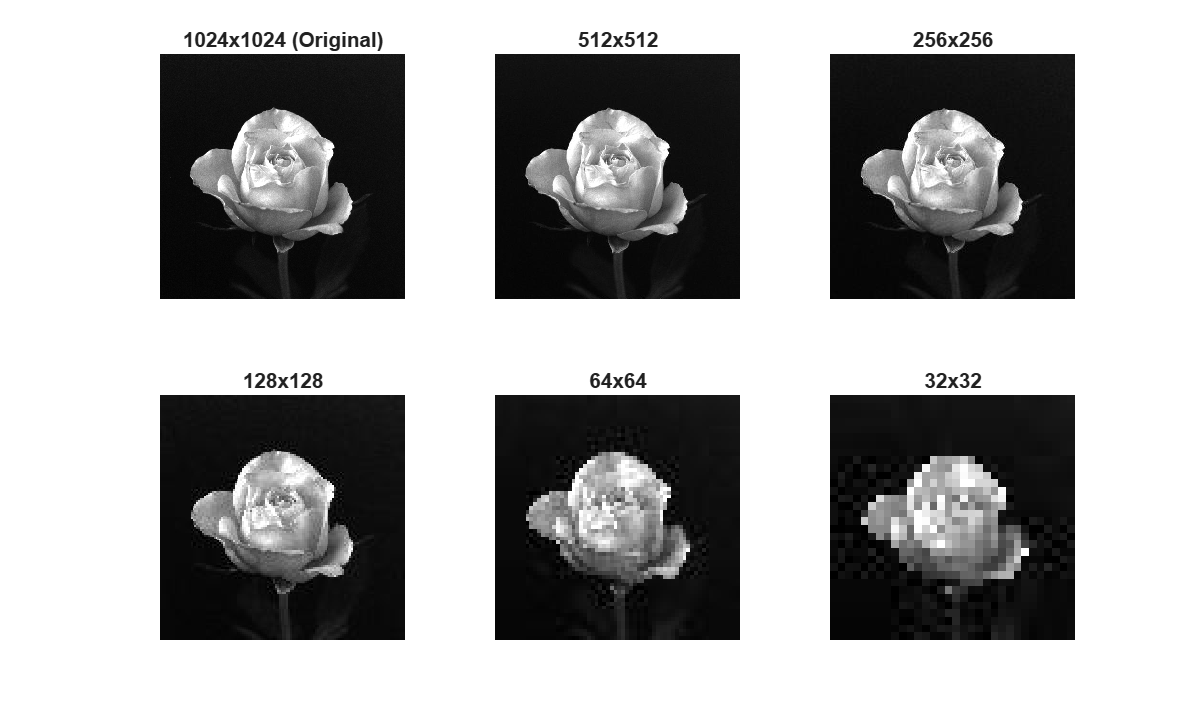
%> input picture downsampling_comparison.png, 1193 x 719 px, given in place of morphology.png, which was not available
$ octave assignment3.m   (GNU Octave 9; MATLAB toolbox functions it lacks are replaced by stand-ins)
%> lines starting %> are read from the running program, lines starting %| are printed output that depends on the picture; in (x1, y1, x2, y2) boxes, pixels count from 0 and x2, y2 are one past the last pixel; in counts of white or black regions, pixels touching at a corner belong together; the program's own positions count from 1; pictures that were not available may be replaced by others from this repository, and a replacement may not be noted
clc;
clear;
close all;

%% Morphological Filter
img = imread('morphology.png');
%> img is the input picture: size 719x1193x3 uint8; min 0, max 255, mean 166.6
if size(img,3) == 3
    img = rgb2gray(img);
%> img: size 719x1193 uint8
end

bw = imbinarize(img);
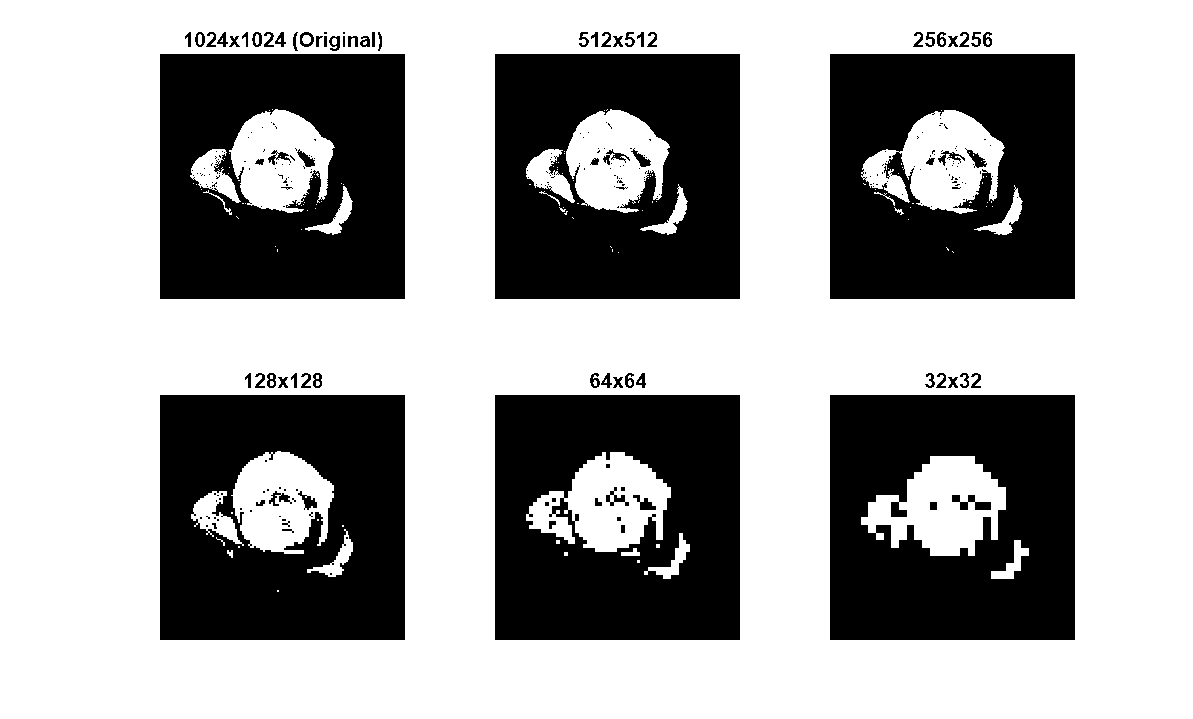
%> bw: size 719x1193 logical; 63.9% white; 265 black regions (188 under 20 px), largest, box (x1, y1, x2, y2) and area: (830, 395, 1075, 640) 50581, (160, 395, 405, 640) 50567, (830, 54, 1075, 299) 50563
se = strel('disk', 2);

opened = imopen(bw, se);
%> opened: size 719x1193 logical; 63.4% white; 103 black regions (60 under 20 px), largest, box (x1, y1, x2, y2) and area: (160, 32, 405, 299) 52025, (160, 395, 405, 640) 51276, (830, 54, 1075, 299) 51232
cleaned = imclose(opened, se);
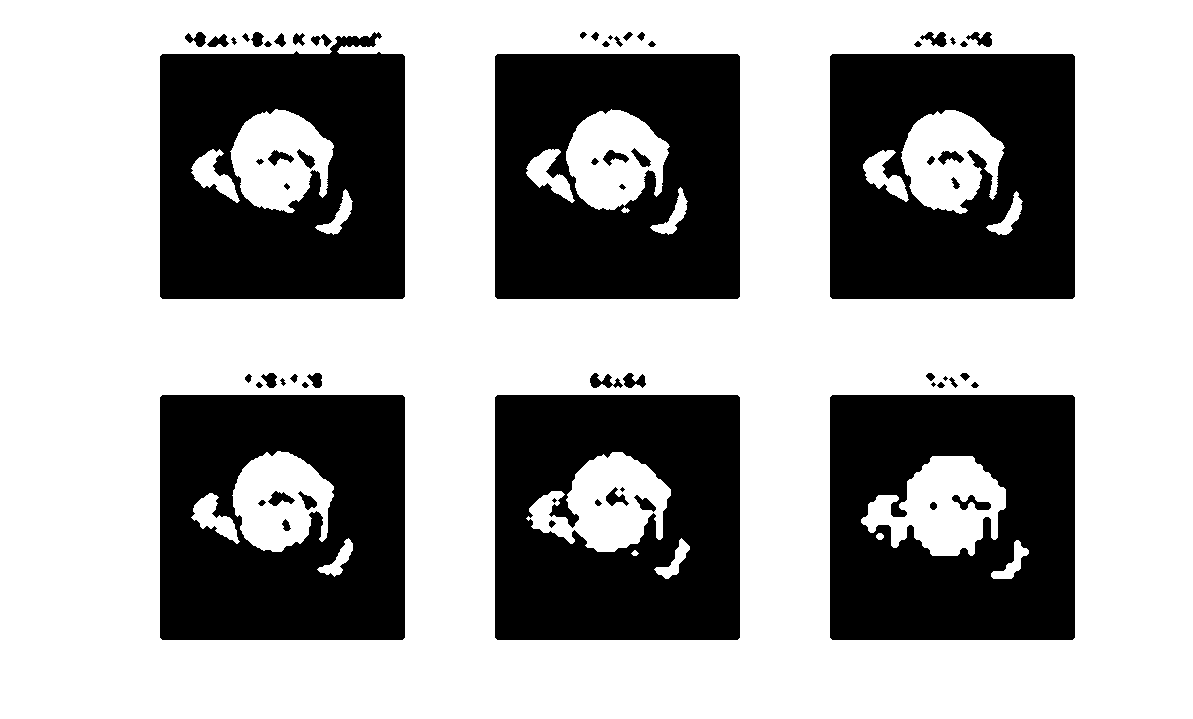
%> cleaned: size 719x1193 logical; 63.7% white; 67 black regions (5 under 20 px), largest, box (x1, y1, x2, y2) and area: (160, 32, 405, 299) 51376, (160, 395, 405, 640) 51156, (830, 54, 1075, 299) 51133

figure
subplot(1,2,1)
imshow(bw)
title('Input Image (Noisy "2")')

subplot(1,2,2)
imshow(cleaned)
title('Output Image (Opening + Closing)')

saveas(gcf, 'morphology_comparison.png');

%% Morphological Filter vs Median Filter
fp = imread('fingerprint_BW.png');
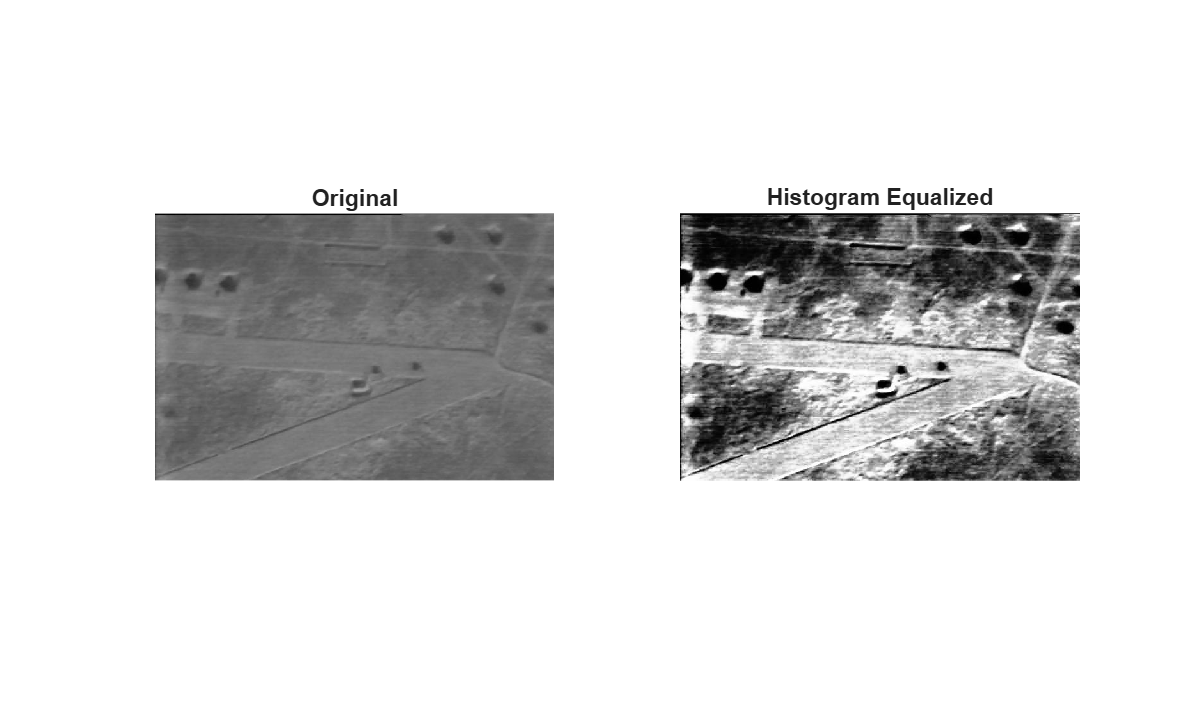
%> input picture heq_comparison.png, 1193 x 719 px, given in place of fingerprint_BW.png, which was not available
%> fp is the input picture: size 719x1193x3 uint8; min 0, max 255, mean 220.7
if size(fp,3) == 3
    fp = rgb2gray(fp);
%> fp: size 719x1193 uint8
end

fp_bw = imbinarize(fp);
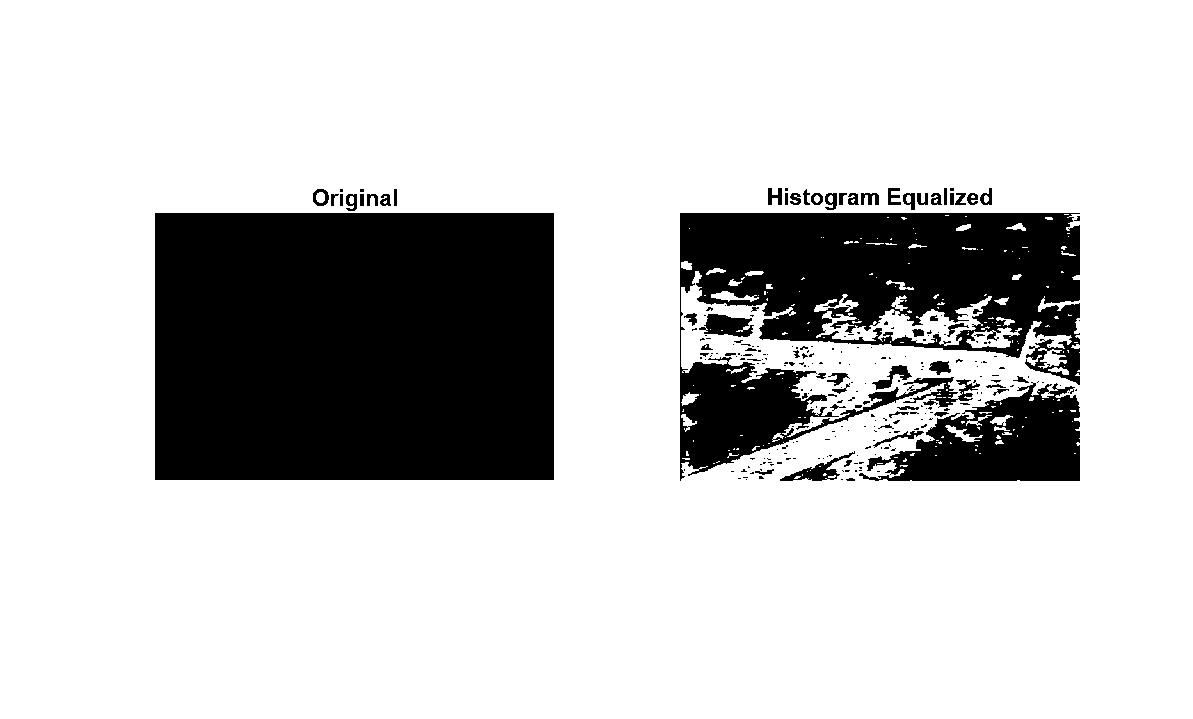
%> fp_bw: size 719x1193 logical; 78.8% white; 256 black regions (195 under 20 px), largest, box (x1, y1, x2, y2) and area: (155, 213, 554, 480) 106533, (680, 213, 1080, 481) 55884, (859, 382, 1080, 481) 12510
se2 = strel('disk', 1);

fp_open = imopen(fp_bw, se2);
%> fp_open: size 719x1193 logical; 78.6% white; 180 black regions (137 under 20 px), largest, box (x1, y1, x2, y2) and area: (155, 194, 554, 480) 106671, (680, 213, 1080, 481) 57930, (859, 381, 1080, 481) 12925
fp_morph = imclose(fp_open, se2);
%> fp_morph: size 719x1193 logical; 78.8% white; 86 black regions (37 under 20 px), largest, box (x1, y1, x2, y2) and area: (155, 194, 554, 480) 106661, (680, 213, 1080, 385) 44378, (859, 383, 1080, 481) 12807

fp_median = medfilt2(fp_bw, [3 3]);
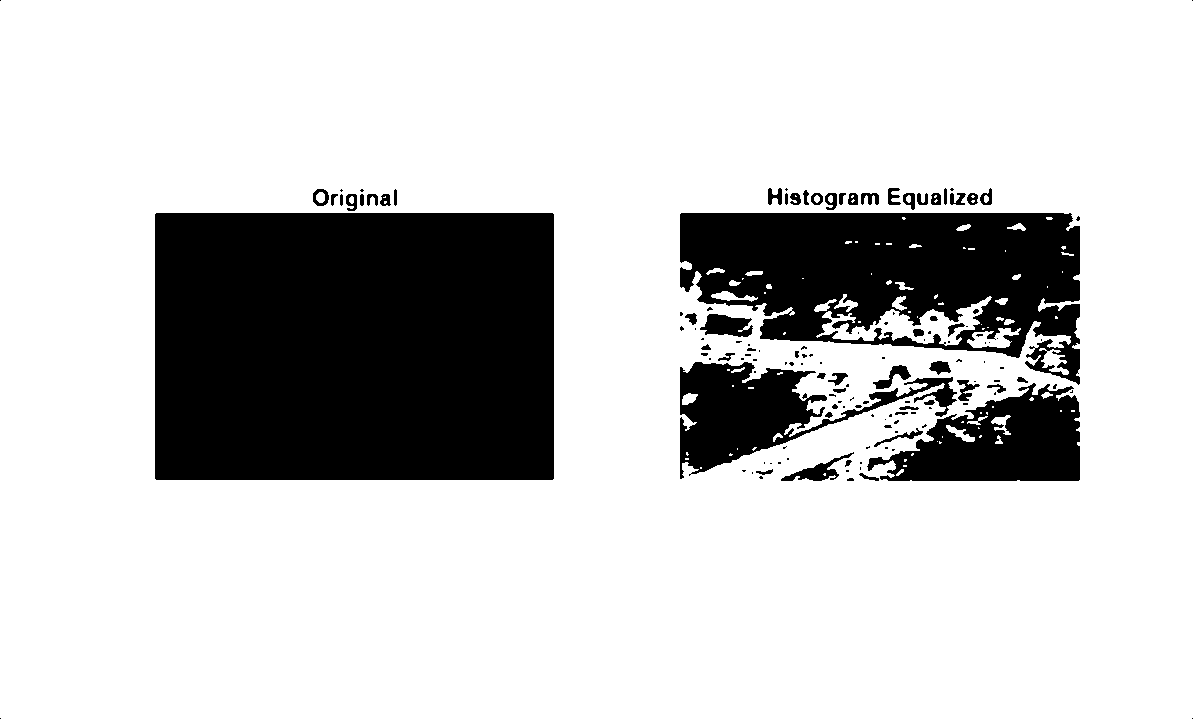
%> fp_median: size 719x1193 logical; 78.9% white; 141 black regions (83 under 20 px), largest, box (x1, y1, x2, y2) and area: (155, 213, 554, 480) 106529, (680, 213, 1080, 385) 43802, (867, 383, 1080, 481) 12540

figure
subplot(1,3,1)
imshow(fp_bw)
title('Original Fingerprint')

subplot(1,3,2)
imshow(fp_morph)
title('Morphological Filter (Open + Close)')

subplot(1,3,3)
imshow(fp_median)
title('Median Filter (3x3)')

saveas(gcf, 'fingerprint_comparison.png');
%% Laplacian Filtering
%> (the run ends here)
